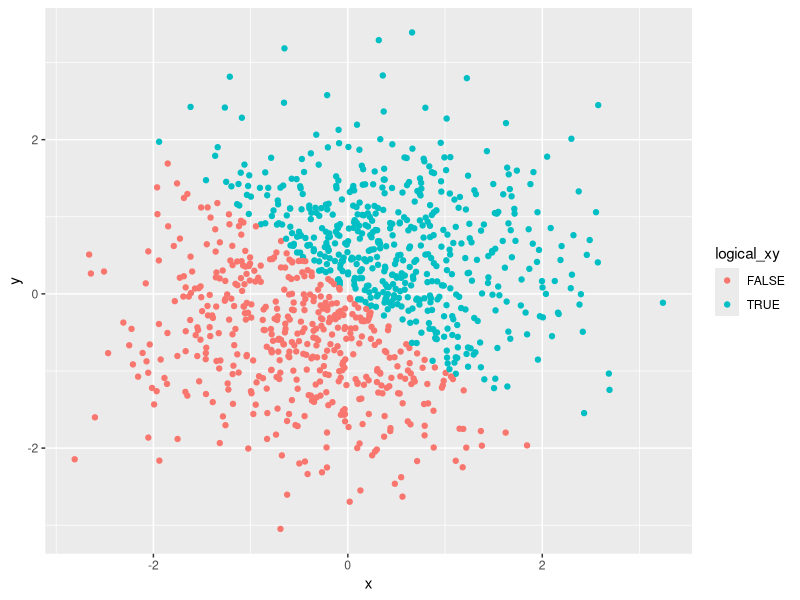
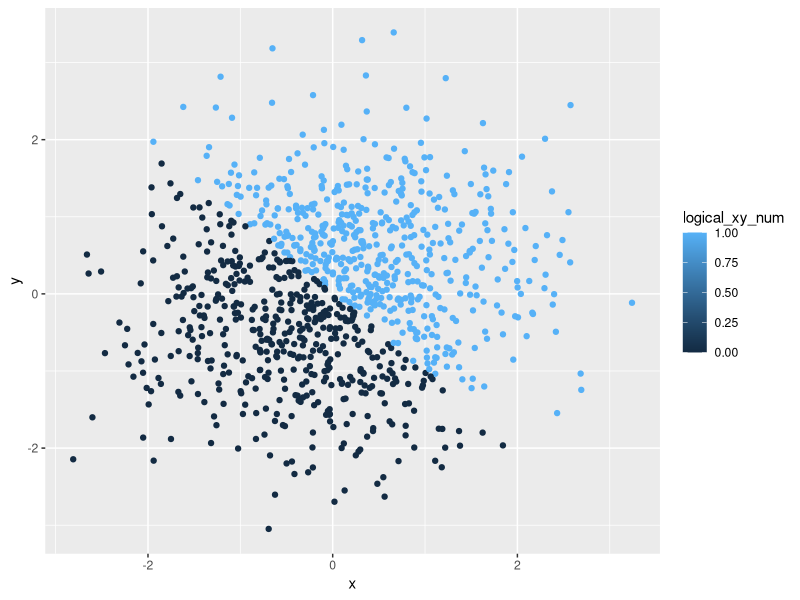
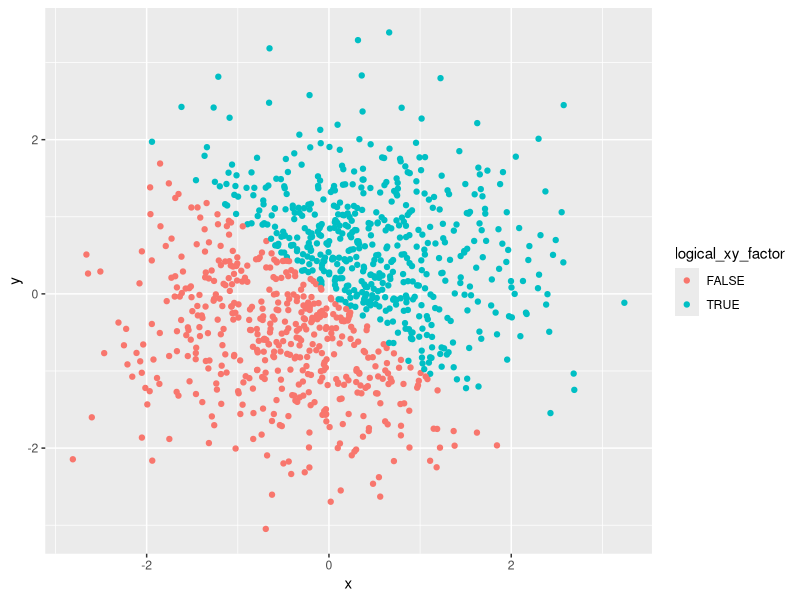
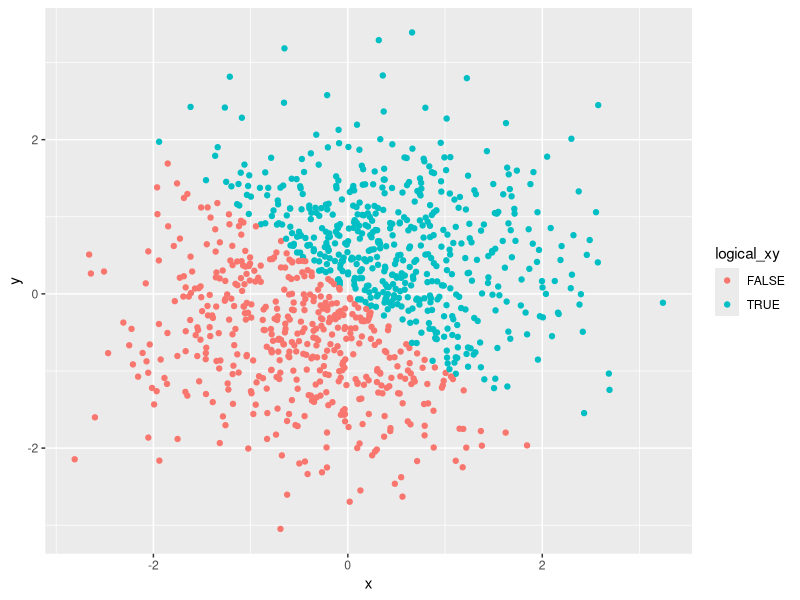
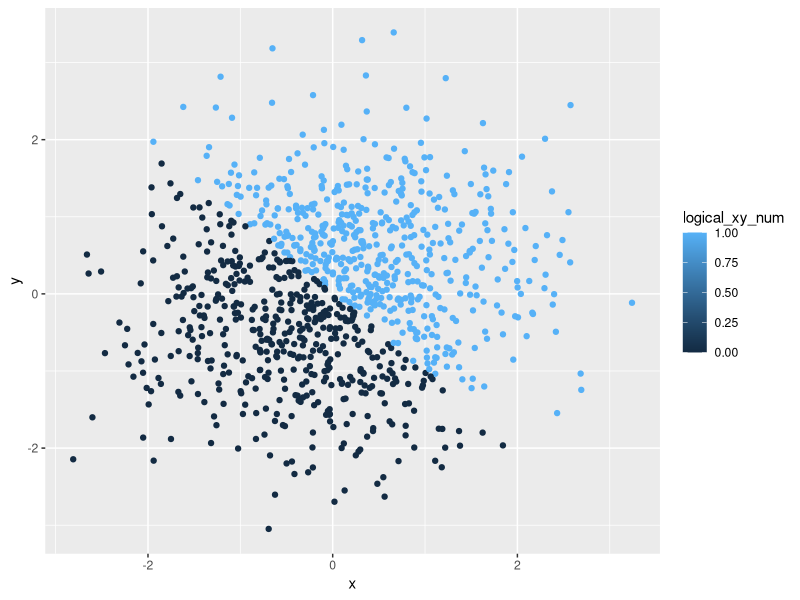
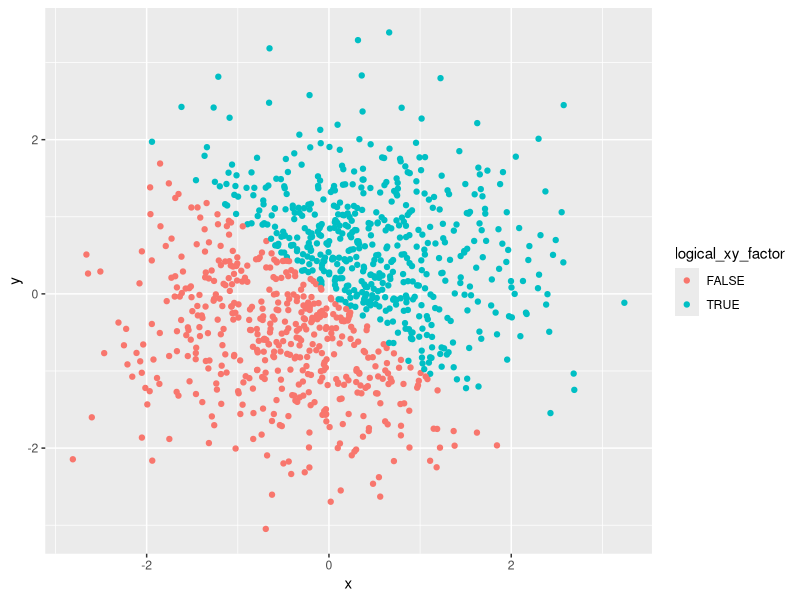

The R source for these figures, in order:
## ---- chunk 1
library(tidyverse)

## set seed to ensure reproducibility

set.seed(123)

## create a data frame

hw1_df = tibble(
  samp = runif(10, min = 0, max = 5),
  vec_logical = samp > 2,
  vec_char = c("A", "B", "C", "D", "E", "F", "G", "H", "I", "J"),
  vec_factor = factor(c("1", "0", "1", "1", "1", "0", "1", "1", "1", "0"))
)  

mean(hw1_df$samp)
mean(hw1_df$vec_logical)
mean(hw1_df$vec_char)
mean(hw1_df$vec_factor)

## ---- chunk 2

vec_char_factor = as.factor(hw1_df$vec_char)
vec_char_factor_num = as.numeric(vec_char_factor)
vec_factor_char = as.character(hw1_df$vec_factor)
vec_factor_char_num = as.numeric(vec_factor_char)

## ---- chunk 3
set.seed(123)

plot_df = tibble(
  x = rnorm(1000, mean = 0, sd = 1),
  y = rnorm(1000, mean = 0, sd = 1),
  logical_xy = x + y > 0,
  logical_xy_num = as.numeric(logical_xy),
  logical_xy_factor = as.factor(logical_xy)
)
## ---- chunk 4
ggplot(plot_df, aes(x = x, y = y, color = logical_xy)) + geom_point()
ggsave("plot_logical.pdf", height = 4, width = 6)
## ---- chunk 5
ggplot(plot_df, aes(x = x, y = y, color = logical_xy_num)) + geom_point()
ggsave("plot_numeric.pdf", height = 4, width = 6)
## ---- chunk 6
ggplot(plot_df, aes(x = x, y = y, color = logical_xy_factor)) + geom_point()
ggsave("plot_factor.pdf", height = 4, width = 6)
